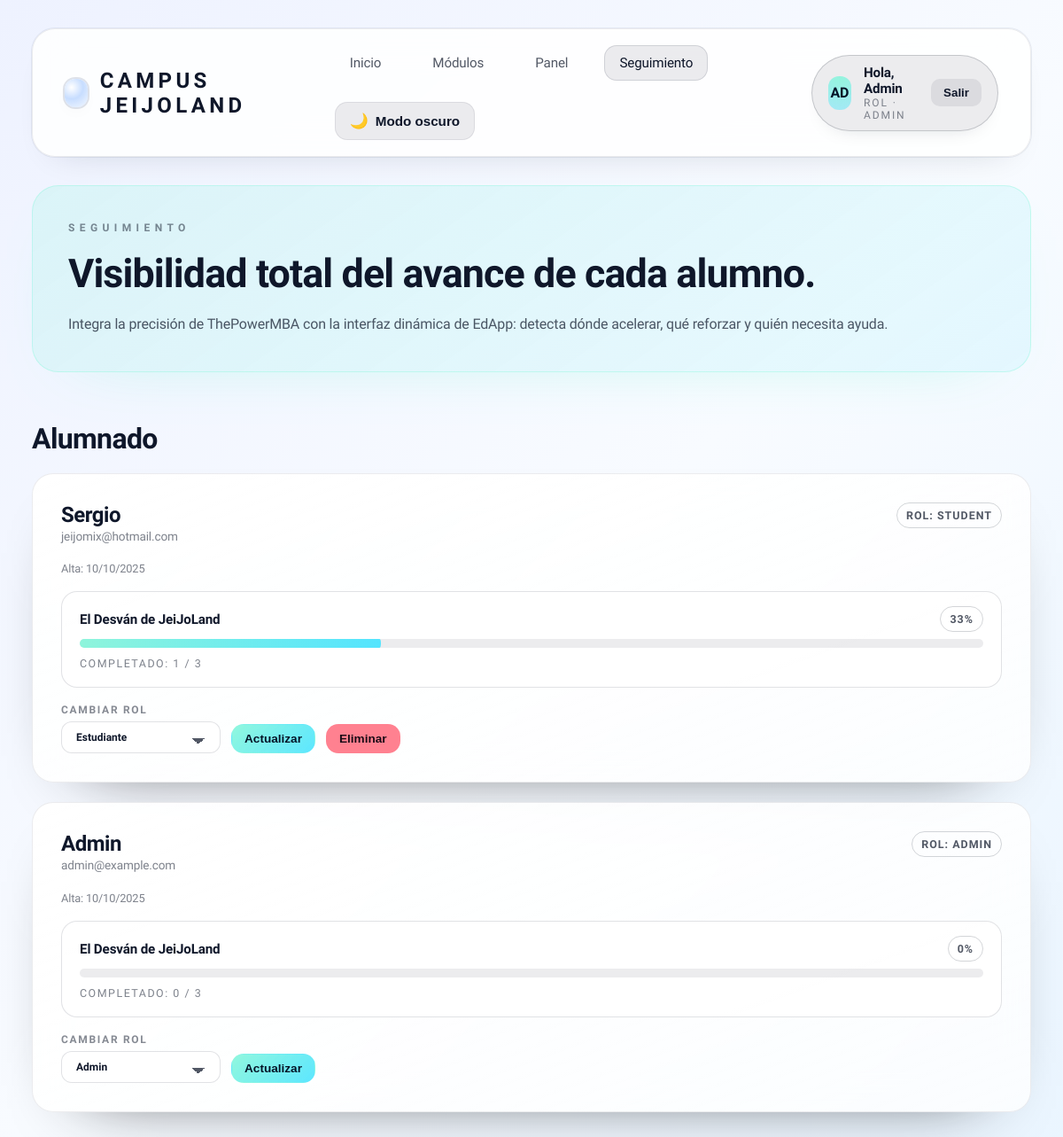
/?a=users (signed in), run on an earlier commit of the app's database.
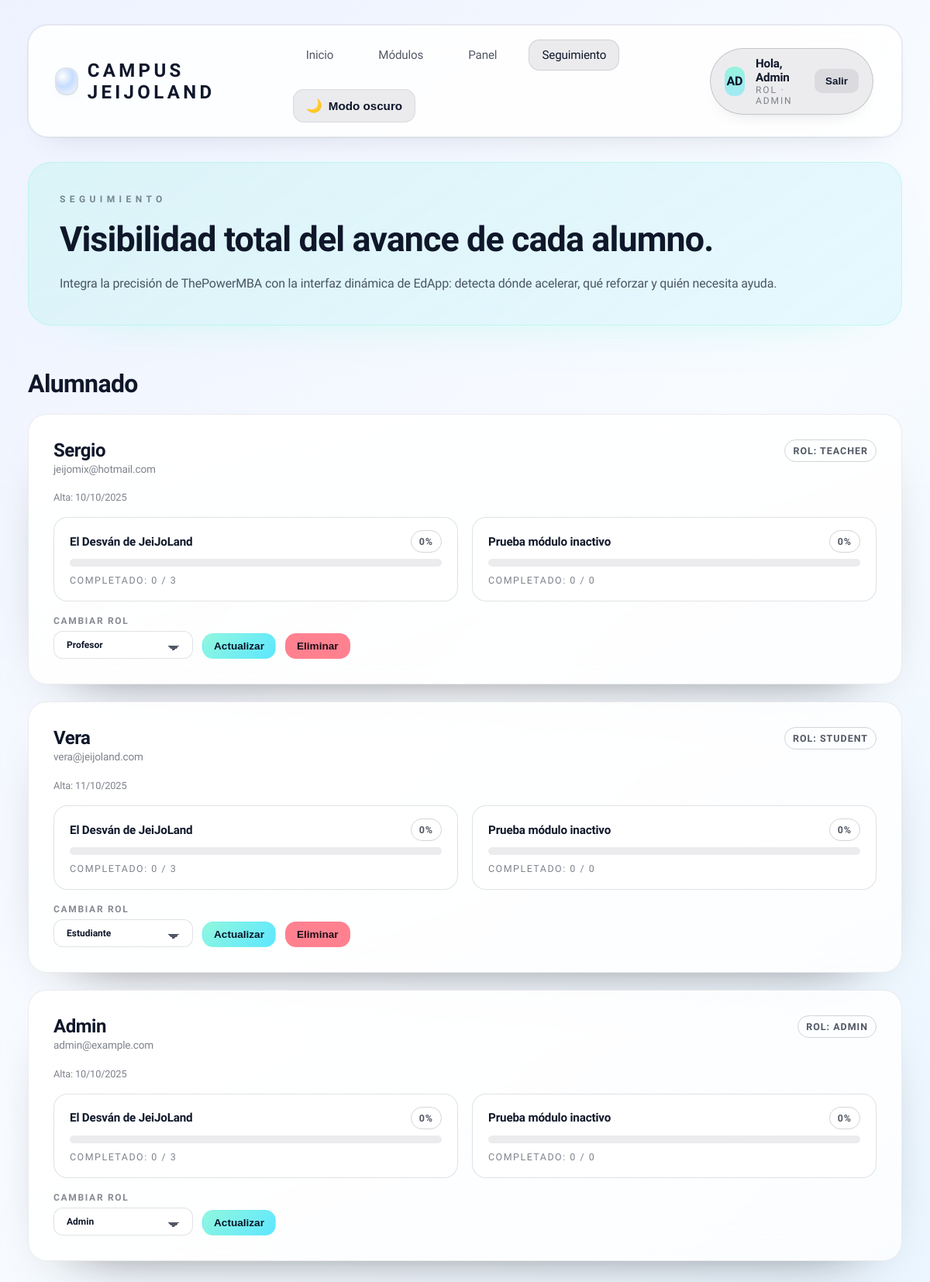
And on a later commit of the database.
### tables this page shows
CREATE TABLE users (
    id INTEGER PRIMARY KEY AUTOINCREMENT,
    email TEXT UNIQUE NOT NULL,
    name TEXT NOT NULL,
    role TEXT NOT NULL CHECK(role IN ('teacher','student','admin')),
    pass_hash TEXT NOT NULL,
    created_at TEXT NOT NULL DEFAULT (datetime('now'))
  );

CREATE TABLE modules (
    id INTEGER PRIMARY KEY AUTOINCREMENT,
    title TEXT NOT NULL,
    description TEXT DEFAULT '',
    created_by INTEGER NOT NULL,
    created_at TEXT NOT NULL DEFAULT (datetime('now')), is_active INTEGER NOT NULL DEFAULT 1,
    FOREIGN KEY(created_by) REFERENCES users(id)
  );

### auth.php (called while the page is built, shortened)
<?php
function current_user(){ return $_SESSION['user'] ?? null; }
?>

### views/users.php (the view, shortened to what this page needs)
<?php
$modules = $modules ?? [];
$users = $users ?? [];
$progressMatrix = $progressMatrix ?? [];
$moduleTotals = [];
foreach ($modules as $module) {
  $moduleTotals[$module['id']] = (int)($module['lesson_count'] ?? 0);
}
$isAdmin = current_user()['role'] === 'admin';
?>
<section class="hero">
  <div class="subtitle">Seguimiento</div>
  <h1>Visibilidad total del avance de cada alumno.</h1>
  <p>Integra la precisión de ThePowerMBA con la interfaz dinámica de EdApp: detecta dónde acelerar, qué reforzar y quién necesita ayuda.</p>
</section>
<section class="grid" style="margin-top:32px; gap:20px;">
  <h2>Alumnado</h2>
  <?php if (!$users): ?>
    <div class="empty">Todavía no hay usuarios registrados.</div>
  <?php else: ?>
    <div class="grid" style="gap:22px;">
      <?php foreach ($users as $user):
        $userProgress = $progressMatrix[$user['id']] ?? [];
      ?>
        <article class="card" style="display:grid; gap:18px;">
          <header style="display:flex; justify-content:space-between; align-items:flex-start; gap:14px;">
            <div>
              <h3><?php echo htmlspecialchars($user['name']); ?></h3>
              <p class="muted" style="font-size:0.85rem;"><?php echo htmlspecialchars($user['email']); ?></p>
            </div>
            <span class="chip outline">Rol: <?php echo htmlspecialchars($user['role']); ?></span>
          </header>
          <div class="muted" style="font-size:0.8rem;">Alta: <?php echo date('d/m/Y', strtotime($user['created_at'] ?? 'now')); ?></div>
          <div class="module-progress-grid">
            <?php foreach ($modules as $module):
              $total = $moduleTotals[$module['id']] ?: 0;
              $done = $userProgress[$module['id']] ?? 0;
              $pct = $total ? round(($done / $total) * 100) : 0;
            ?>
              <div class="module-progress-card" style="gap:8px;">
                <div style="display:flex; justify-content:space-between; align-items:center; gap:10px;">
                  <span style="font-weight:600; color:var(--text-strong); font-size:0.95rem;"><?php echo htmlspecialchars($module['title']); ?></span>
                  <span class="chip <?php echo $pct >= 100 ? 'success' : 'outline'; ?>"><?php echo $pct; ?>%</span>
                </div>
                <div class="progress-bar"><span style="transform: scaleX(<?php echo $total ? min(1, $done / $total) : 0; ?>);"></span></div>
                <p class="muted" style="font-size:0.78rem; text-transform:uppercase; letter-spacing:0.12em;">Completado: <?php echo $done; ?> / <?php echo $total; ?></p>
              </div>
            <?php endforeach; ?>
          </div>
          <?php if ($isAdmin): ?>
            <div class="user-actions">
              <form method="post" action="?a=user_set_role" class="user-role-form">
                <label class="user-role-label" for="user-role-<?php echo $user['id']; ?>">
                  <span>Cambiar rol</span>
                  <select id="user-role-<?php echo $user['id']; ?>" name="role" class="user-role-select">
                    <?php foreach (['student'=>'Estudiante','teacher'=>'Profesor','admin'=>'Admin'] as $value => $label): ?>
                      <option value="<?php echo $value; ?>" <?php if ($user['role'] === $value) echo 'selected'; ?>><?php echo $label; ?></option>
                    <?php endforeach; ?>
                  </select>
                </label>
                <button class="button small" type="submit">Actualizar</button>
              </form>
              <?php if ($user['id'] !== current_user()['id']): ?>
                <form method="post" action="?a=user_delete" class="user-delete-form" onsubmit="return confirm('¿Eliminar usuario?');">
                  <button class="button danger small" type="submit">Eliminar</button>
                </form>
              <?php endif; ?>
            </div>
          <?php endif; ?>
        </article>
      <?php endforeach; ?>
    </div>
  <?php endif; ?>
</section>

### index.php (shortened to what this page needs)
<?php
require __DIR__ . '/db.php';
require __DIR__ . '/auth.php';
$action = $_GET['a'] ?? 'landing';
function render(string $view, array $vars = []): void
{
    include __DIR__ . '/views/layout.php';
    exit;
}
switch ($action) {
    case 'users':
        $modules = $pdo->query(
            "SELECT m.id, m.title, COUNT(l.id) AS lesson_count
             FROM modules m
             LEFT JOIN lessons l ON l.module_id = m.id
             GROUP BY m.id
             ORDER BY m.title ASC"
        )->fetchAll();
        $users = $pdo->query(
            "SELECT id, name, email, role, created_at
             FROM users
             ORDER BY role DESC, name ASC"
        )->fetchAll();
        $progressMatrix = [];
        if ($users && $modules) {
            $progressRows = $pdo->query(
                "SELECT lp.user_id, l.module_id, COUNT(*) AS completed
                 FROM lesson_progress lp
                 JOIN lessons l ON l.id = lp.lesson_id
                 GROUP BY lp.user_id, l.module_id"
            )->fetchAll();
            foreach ($progressRows as $row) {
                $progressMatrix[(int)$row['user_id']][(int)$row['module_id']] = (int)$row['completed'];
            }
        }
        render('users', compact('users', 'modules', 'progressMatrix'));
        break;
}

### views/layout.php (shortened to what this page needs)
<?php
$u = current_user();
$viewFile = __DIR__ . '/' . ($view ?? '');
$viewPath = is_string($viewFile) ? $viewFile . '.php' : null;
?>
<!DOCTYPE html>
<html lang="es">
<head>
</head>
<body>
  <div class="app-shell">
    <header class="app-header">
      <a class="brand" href="?a=<?php echo $u ? 'home' : 'landing'; ?>">
        <span class="pulse"></span>
        Campus JeiJoLand
      </a>
      <div class="header-controls">
        <?php if ($u): ?>
          <nav>
            <a class="nav-link <?php echo ($_GET['a'] ?? 'home') === 'home' ? 'active' : ''; ?>" href="?a=home">Inicio</a>
            <a class="nav-link <?php echo ($_GET['a'] ?? '') === 'view_module' ? 'active' : ''; ?>" href="?a=home#modulos">Módulos</a>
            <?php if (in_array($u['role'], ['teacher','admin'], true)): ?>
              <a class="nav-link <?php echo ($_GET['a'] ?? '') === 'admin' ? 'active' : ''; ?>" href="?a=admin">Panel</a>
              <a class="nav-link <?php echo ($_GET['a'] ?? '') === 'users' ? 'active' : ''; ?>" href="?a=users">Seguimiento</a>
            <?php endif; ?>
          </nav>
        <?php endif; ?>
        <button class="theme-toggle" type="button" data-theme-toggle>
          <span data-theme-icon aria-hidden="true">☀️</span>
          <span data-theme-label>Modo claro</span>
        </button>
      </div>
      <?php if ($u): ?>
        <div class="user-pill">
          <div class="user-avatar"><?php echo strtoupper(substr($u['name'], 0, 2)); ?></div>
          <div>
            <div style="font-weight:700;color:var(--text-strong); font-size:0.95rem;">Hola, <?php echo htmlspecialchars($u['name']); ?></div>
            <div style="font-size:0.75rem; letter-spacing:0.16em; text-transform:uppercase; opacity:0.7;">Rol · <?php echo htmlspecialchars($u['role']); ?></div>
          </div>
          <form class="logout-form" method="post" action="?a=logout">
            <button type="submit">Salir</button>
          </form>
        </div>
      <?php endif; ?>
    </header>
    <main>
      <?php include $viewPath; ?>
    </main>
  </div>
</body>
</html>

What changed in the data, as far as the page shows it:
changed users "Sergio": role "STUDENT" → "TEACHER"; id "1" → "0"; role "Estudiante" → "Profesor"
changed modules "El Desván de JeiJoLand": id "33" → "0"
added modules: title "Prueba módulo inactivo", id "0", $done "0", done "0"
added users: name "Vera", email "vera@jeijoland.com", role "STUDENT", created_at "11/10/2025", id "0", role "Estudiante", modules (title "El Desván de JeiJoLand", id "0", id "3")
